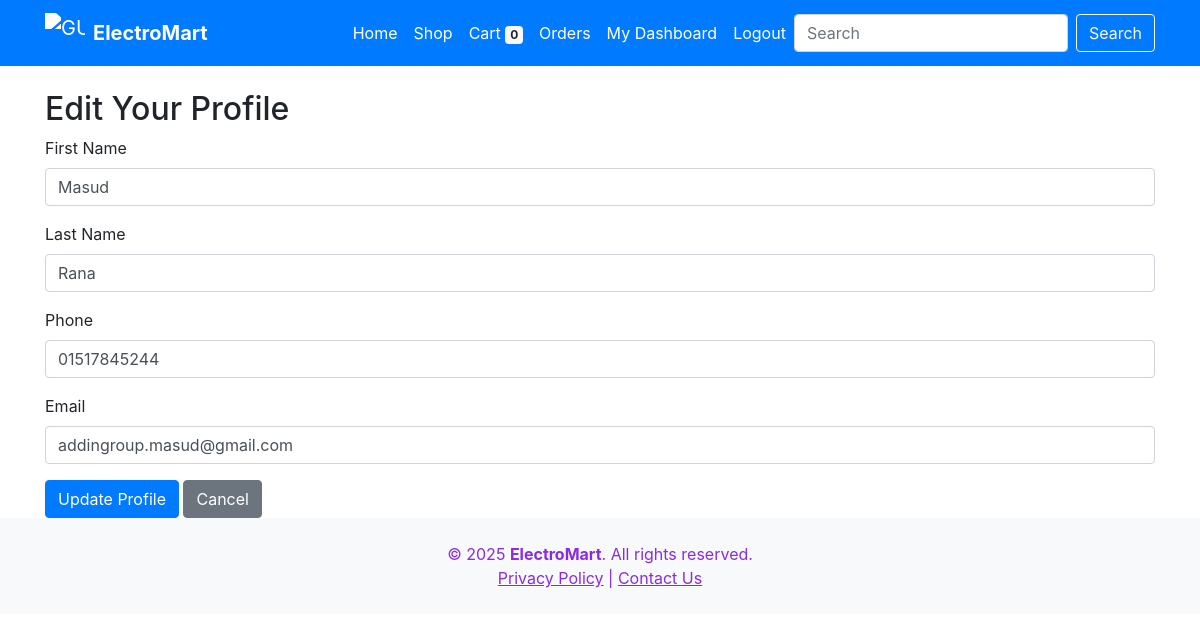
Page /edit-profile/ (signed in) on the committed database.
### store/models/customer.py (models this page shows, shortened)
class Customer(models.Model):
    first_name = models.CharField(max_length=50)
    last_name = models.CharField (max_length=50)
    phone = models.CharField(max_length=10)
    email=models.EmailField()
    password = models.CharField(max_length=100)

### store/views/home.py (the view, shortened to what this page needs)
# urls.py: path('edit-profile/', edit_profile, name='edit_profile'),
def edit_profile(request):
    customer_id = request.session.get('customer')
    if not customer_id:
        return redirect('login')
    customer = Customer.objects.get(id=customer_id)
    return render(request, 'edit_profile.html', {'customer': customer})

### store/templates/edit_profile.html (shortened to what this page needs)
{% extends 'base.html' %}
{% block content %}
<div class="container mt-4">
    <h2>Edit Your Profile</h2>
    <form method="POST">
        <div class="form-group">
            <label>First Name</label>
            <input type="text" name="first_name" value="{{ customer.first_name }}" class="form-control" required>
        </div>
        <div class="form-group">
            <label>Last Name</label>
            <input type="text" name="last_name" value="{{ customer.last_name }}" class="form-control" required>
        </div>
        <div class="form-group">
            <label>Phone</label>
            <input type="text" name="phone" value="{{ customer.phone }}" class="form-control" required>
        </div>
        <div class="form-group">
            <label>Email</label>
            <input type="email" name="email" value="{{ customer.email }}" class="form-control" required>
        </div>
        <button type="submit" class="btn btn-primary">Update Profile</button>
        <a href="{% url 'user_dashboard' %}" class="btn btn-secondary">Cancel</a>
    </form>
</div>
{% endblock %}

### rows in the picture
Customer: first_name "Masud", last_name "Rana", phone "01517845244", email "addingroup.masud@gmail.com"

### other values in the picture
{{ request.session.cart.keys|length }} "0"
